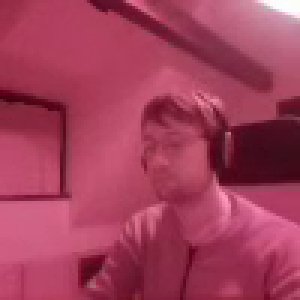
#> input picture frame 23 of recording.mp4, 100 x 100 px, given in place of rec1_8s.h264, which was not available (shown 3 times larger)
$ python draw.py
#> lines starting #> are read from the running program, lines starting #| are printed output that depends on the picture; after the words box and inside, x2 and y2 are one past the last pixel; in counts of white or black regions, pixels touching at a corner belong together; pictures that were not available may be replaced by others from this repository, and a replacement may not be noted
import cv2
import numpy as np
import time

cap = cv2.VideoCapture("../../vid/rec1_8s.h264")

while True:
    ret, frame = cap.read()
#> frame is the input picture: shape (100, 100, 3); mean B, G, R 90.8, 62.5, 162.9

    draw = frame.copy()
    cv2.line(draw,(0,0),(150,150),(255,255,255))
    cv2.rectangle(draw,(15,25),(100,150),(255,255,255))
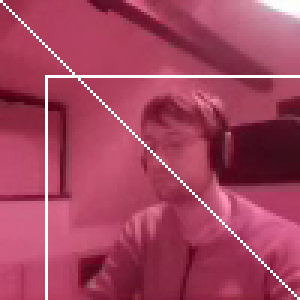
#> draw: shape (100, 100, 3) (shown 3 times larger); mean B, G, R 95, 67.4, 165.1
    cv2.circle(draw,(100,63),55,(255,255,255))
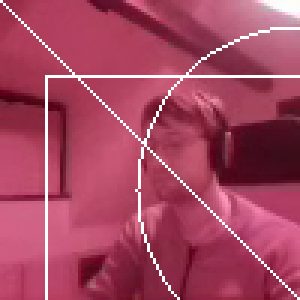
#> draw: shape (100, 100, 3) (shown 3 times larger); 1.11% of pixels changed, all inside (x1, y1, x2, y2) = (45, 9, 100, 100)
    time.sleep(0.1)

    #cv2.imshow("Original",frame)
    cv2.imshow("Draw",draw)
    if cv2.waitKey(1) & 0xFF == ord("q"):
#> (key q is pressed here)
        break

cap.release()
cv2.destroyAllWindows()

$ run again, starting later in the video
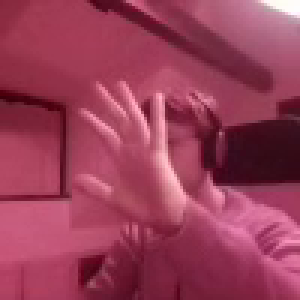
#> input picture frame 105 of recording.mp4, 100 x 100 px, given in place of rec1_8s.h264, which was not available (shown 3 times larger)
#> frame is the input picture: shape (100, 100, 3); mean B, G, R 87.9, 62.2, 153.1
#> `cv2.rectangle(draw,(15,25),(100,150),(255,255,255))`:
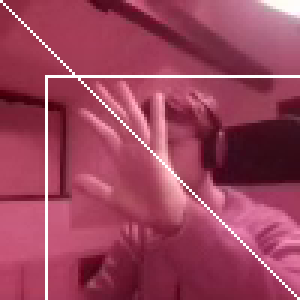
#> draw: shape (100, 100, 3) (shown 3 times larger); mean B, G, R 92.1, 67.1, 155.4
#> `cv2.circle(draw,(100,63),55,(255,255,255))`:
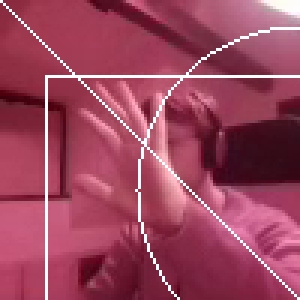
#> draw: shape (100, 100, 3) (shown 3 times larger); 1.11% of pixels changed, all inside (x1, y1, x2, y2) = (45, 9, 100, 100)

$ run again, starting later in the video
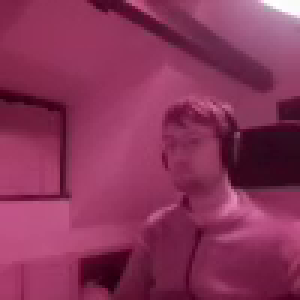
#> input picture frame 188 of recording.mp4, 100 x 100 px, given in place of rec1_8s.h264, which was not available (shown 3 times larger)
#> frame is the input picture: shape (100, 100, 3); mean B, G, R 88.8, 51.6, 137.2
#> `cv2.rectangle(draw,(15,25),(100,150),(255,255,255))`:
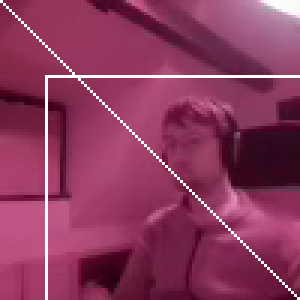
#> draw: shape (100, 100, 3) (shown 3 times larger); mean B, G, R 93, 56.8, 140.1
#> `cv2.circle(draw,(100,63),55,(255,255,255))`:
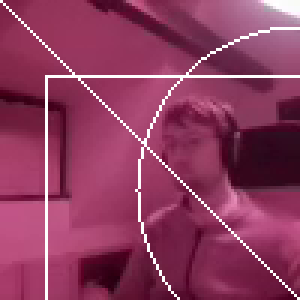
#> draw: shape (100, 100, 3) (shown 3 times larger); 1.11% of pixels changed, all inside (x1, y1, x2, y2) = (45, 9, 100, 100)
